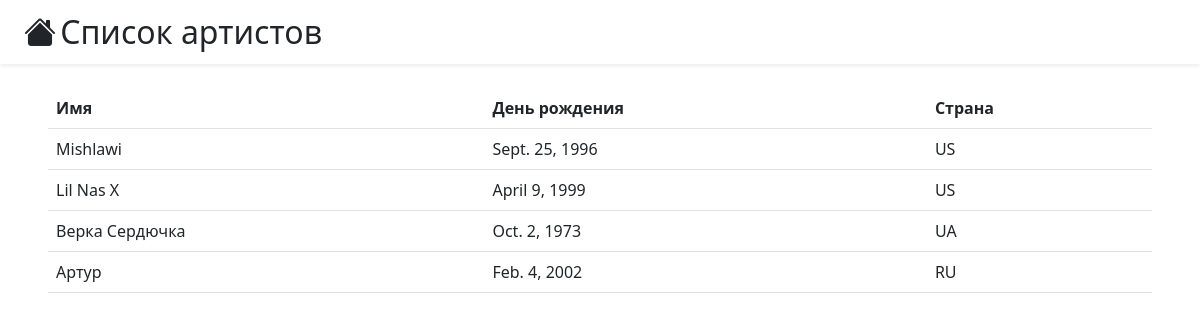
Screenshot of /artists/ with the database file from the repository.
### dance_db_app/models.py (models this page shows, shortened)
class Artist(models.Model):
    name = models.CharField(max_length=256)
    country = models.CharField(max_length=100)
    birthday = models.DateField()

### dance_db_app/views.py (the view)
# urls.py: path('artists/', views.view_artists, name="view_all_artists"),
def view_artists(request):
    template = loader.get_template('dance_db_app/artists.html')
    context = {
        'artists': Artist.objects.all()
    }
    return HttpResponse(template.render(context, request))

### dance_db_app/templates/dance_db_app/artists.html
{% extends 'dance_db_app/blocks/page_base.html' %}
{% block page_title %}Список артистов{% endblock page_title %}
{% block page_content %}
<table class="table table-hover">
    <tr>
        <th>Имя</th>
        <th>День рождения</th>
        <th>Страна</th>
    </tr>
    {% for artist in artists %}
    <tr style="cursor: pointer" onclick="window.location='{% url 'view_artist' artist.pk %}'">
        <td>{{artist.name}}</td>
        <td>{{artist.birthday}}</td>
        <td>{{artist.country}}</td>
    </tr>
    {% endfor %}
</table>
{% endblock page_content %}

### rows the page displays
Artist: name "Mishlawi", birthday "Sept. 25, 1996", country "US"
Artist: name "Lil Nas X", birthday "April 9, 1999", country "US"
Artist: name "Верка Сердючка", birthday "Oct. 2, 1973", country "UA"
Artist: name "Артур", birthday "Feb. 4, 2002", country "RU"
